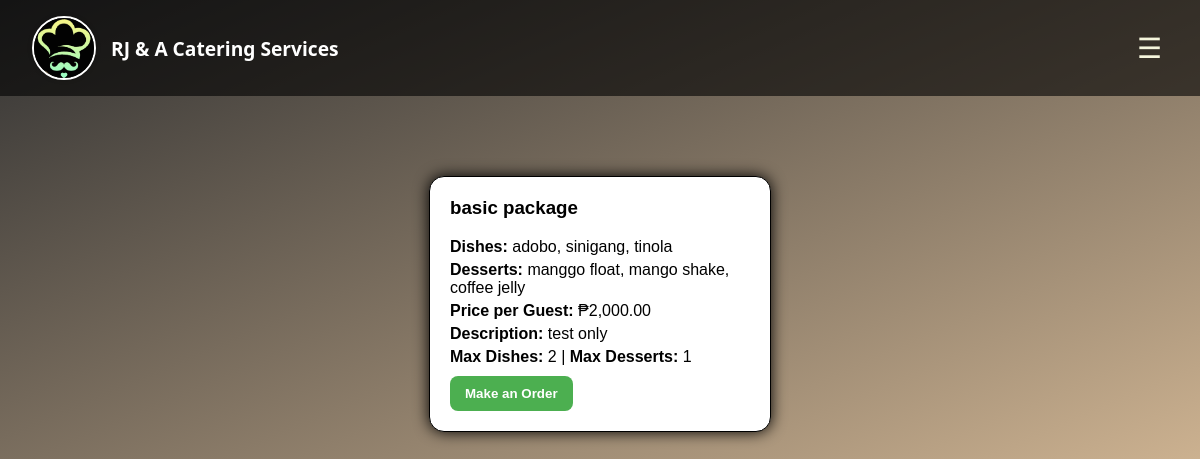
Page /orders.php (signed in) on the committed database.
### tables this page shows
CREATE TABLE `packages` (
  `id` int(11) NOT NULL,
  `package_name` varchar(100) NOT NULL,
  `price` decimal(10,2) NOT NULL,
  `dishes` text NOT NULL,
  `desserts` text NOT NULL,
  `status` enum('available','unavailable') DEFAULT 'available',
  `created_at` timestamp NOT NULL DEFAULT current_timestamp(),
  `max_dishes` int(11) DEFAULT 0,
  `max_desserts` int(11) DEFAULT 0,
  `description` text DEFAULT NULL
);

### orders.php (the view, shortened to what this page needs)
<?php
include('connection.php');
$raw_result = mysqli_query($conn, "SELECT * FROM packages ORDER BY created_at DESC");
$packages = [];
while ($row = mysqli_fetch_assoc($raw_result)) {
    $packages[] = $row;
}
?>
<!DOCTYPE html>
<html lang="en">
<head>
    <link rel="stylesheet" href="https://cdnjs.cloudflare.com/ajax/libs/fullcalendar/3.2.0/fullcalendar.min.css" />
</head>
<body>
    <nav>
        <div class="nav-left">
            <img src="logo.jfif" alt="Logo" class="logo-img">
            <span style="color: white; font-size: 1.2em; font-weight: bold;">RJ & A Catering Services</span>
        </div>
        <button class="menu-toggle" onclick="toggleMenu()">☰</button>
    </nav>
    <div class="container">
        <?php if (count($packages) > 0): ?>
            <?php foreach ($packages as $row): ?>
                <div class="package">
                    <h3><?= htmlspecialchars($row['package_name']) ?></h3>
                    <p><strong>Dishes:</strong> <?= nl2br(htmlspecialchars($row['dishes'])) ?></p>
                    <p><strong>Desserts:</strong> <?= nl2br(htmlspecialchars($row['desserts'])) ?></p>
                    <p><strong>Price per Guest:</strong> ₱<?= number_format($row['price'], 2) ?></p>
                    <p><strong>Description:</strong> <?= nl2br(htmlspecialchars($row['description'])) ?></p>
                    <p><strong>Max Dishes:</strong> <?= $row['max_dishes'] ?> | <strong>Max Desserts:</strong> <?= $row['max_desserts'] ?></p>
                    <button type="button" class="order-btn" onclick="openModal(<?= $row['id'] ?>)">Make an Order</button>
                </div>
            <?php endforeach; ?>
        <?php else: ?>
            <div class="no-packages">No catering packages are currently available. Please check back later!</div>
        <?php endif; ?>
    </div>
</body>
</html>

### orders.php (style rules this page uses)
body { font-family: 'Segoe UI', sans-serif; background: linear-gradient(to bottom right, #323232, #d4b895); color: #fff; margin: 0; padding: 0; }
nav { display: flex; justify-content: space-between; align-items: center; background-color: rgba(0, 0, 0, 0.6); padding: 1rem 2rem; }
.nav-left { display: flex; align-items: center; gap: 15px; }
.logo-img { width: 60px; height: 60px; border-radius: 50%; object-fit: cover; border: 2px solid white; box-shadow: 0 0 5px rgba(0, 0, 0, 0.2); }
.menu-toggle { font-size: 28px; background: none; border: none; color: beige; cursor: pointer; display: block; }
.container { padding: 40px 20px; display: flex; flex-wrap: wrap; justify-content: center; }
.package { background: white; border: 1px solid black; color: black; border-radius: 15px; box-shadow: 0 0 15px black; padding: 20px; width: 300px; margin: 20px; position: relative; }
.package h3 { margin-top: 0; }
.package p { margin: 5px 0; }
.order-btn { background-color: #4caf50; color: white; padding: 10px 15px; text-decoration: none; border: none; border-radius: 8px; cursor: pointer; font-weight: bold; margin-top: 10px; display: block; }
.container { margin: 20px; font-family: Arial, sans-serif; }

### rows in the picture
packages: package_name "basic package", dishes "adobo, sinigang, tinola", desserts "manggo float, mango shake, coffee jelly", price "2,000.00", description "test only", max_dishes "2", max_desserts "1"
